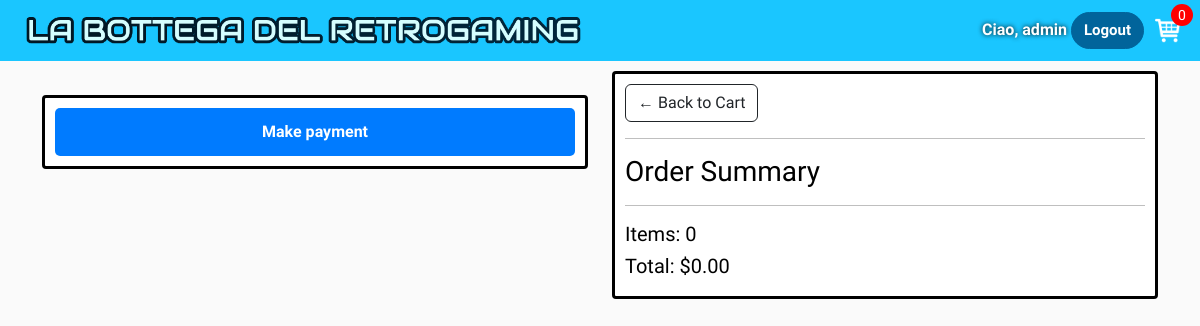
Before: /checkout/ (signed in) with the older database file.
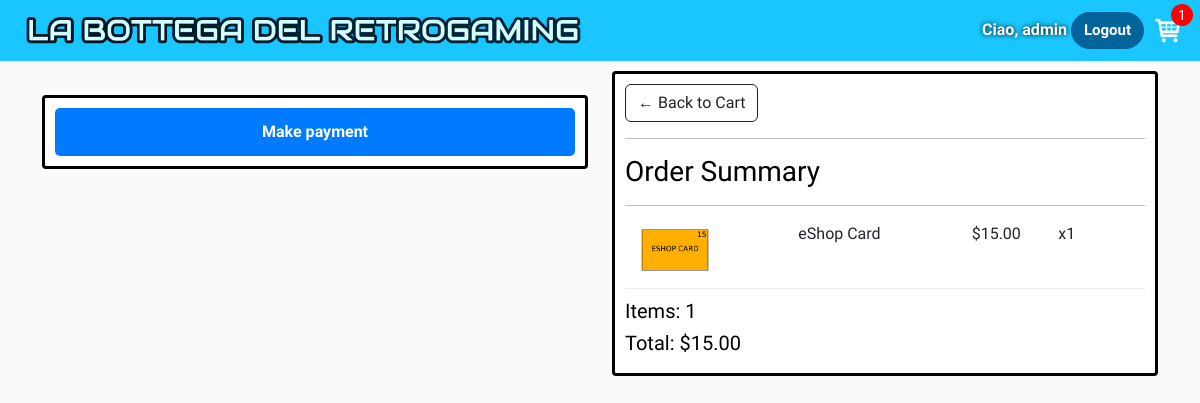
After: the same page with the newer database file.
### bottega_retrogaming/models.py (models this page shows, shortened)
class Order(models.Model):
    customer = models.ForeignKey(settings.AUTH_USER_MODEL, on_delete=models.SET_NULL, blank=True, null=True)
    date_ordered = models.DateTimeField(auto_now_add=True)
    complete = models.BooleanField(default=False)
    transaction_id = models.CharField(max_length=100, null=True)
    @property
    def get_cart_total(self):
        orderitems = self.orderitem_set.all()
        total = sum(item.get_total for item in orderitems)
        return total
    @property
    def get_cart_items(self):
        orderitems = self.orderitem_set.all()
        total = sum(item.quantity for item in orderitems)
        return total
    @property
    def shipping(self):
        shipping = False
        orderitems = self.orderitem_set.all()
        for item in orderitems:
            if not item.product.digital:
                shipping = True
        return shipping

class OrderItem(models.Model):
    product = models.ForeignKey(Product, on_delete=models.SET_NULL, null=True)
    order = models.ForeignKey(Order, on_delete=models.SET_NULL, null=True)
    quantity = models.IntegerField(default=0, null=True, blank=True)
    date_added = models.DateTimeField(auto_now_add=True)
    @property
    def get_total(self):
        total = self.product.price * self.quantity
        return total

class Product(models.Model):
    name = models.CharField(max_length=200)
    price = models.DecimalField(max_digits=10, decimal_places=2)
    digital = models.BooleanField(default=False, null=True, blank=True)
    image = models.ImageField(null=True, blank=True)
    @property
    def imageUrl(self):
        try:
            url = self.image.url
        except:
            url = ''
        return url

### bottega_retrogaming/views.py (the view)
# urls.py: path('checkout/', checkout, name="checkout"),
def checkout(request):
    data = cartData(request)
    cartItems = data['cartItems']
    order = data['order']
    items = data['items']
    context = {'items': items, 'order': order, 'cartItems': cartItems}
    return render(request, 'bottega_retrogaming/checkout.html', context)

### bottega_retrogaming/utils.py (called while the page is built)
def cartData(request):
    if request.user.is_authenticated:
        customer = request.user
        try:
            order = Order.objects.get(customer=customer, complete=False)
        except Order.DoesNotExist:
            order, created = Order.objects.get_or_create(customer=customer, complete=False)
        items = order.orderitem_set.all()
        cartItems = order.get_cart_items
    else:
        cookieData = cookieCart(request)
        cartItems = cookieData['cartItems']
        order = cookieData['order']
        items = cookieData['items']
    return {'cartItems': cartItems, 'order': order, 'items': items}

### user_management/models.py (called while the page is built)
    def __str__(self):
        if self.name:
            return self.name
        return self.username

### bottega_retrogaming/templates/bottega_retrogaming/checkout.html (shortened to what this page needs)
{% extends 'bottega_retrogaming/main.html' %}
{% load static %}
{% block content %}
    <div class="row checkout-black-style">
        <div class="col-lg-6">
            <br>
            <div class="box-element hidden" id="payment-info">
                <button id="make-payment" class="btn btn-proceed">Make payment</button>
            </div>
        </div>
        <div class="col-lg-6">
            <div class="box-element">
                <a class="btn btn-outline-dark" href="{% url 'cart' %}">&#x2190; Back to Cart</a>
                <hr>
                <h3>Order Summary</h3>
                <hr>
                {% for item in items %}
                    <div class="cart-row">
                        <div style="flex:2"><img class="row-image" src="{{ item.product.imageUrl }}" alt="checkout_prod_image"></div>
                        <div style="flex:2"><p>{{ item.product.name }}</p></div>
                        <div style="flex:1"><p>${{ item.product.price|floatformat:2 }}</p></div>
                        <div style="flex:1"><p>x{{ item.quantity }}</p></div>
                    </div>
                {% endfor %}
                <h5>Items: {{ order.get_cart_items }}</h5>
                <h5>Total: ${{ order.get_cart_total|floatformat:2 }}</h5>
            </div>
        </div>
    </div>
{% endblock content %}

### bottega_retrogaming/templates/bottega_retrogaming/main.html (shortened to what this page needs)
<!DOCTYPE html>
{% load static %}
<html lang="en">
<head>
    <link href="https://cdn.jsdelivr.net/npm/bootstrap@5.3.7/dist/css/bootstrap.min.css"
          rel="stylesheet"
>
    <link rel="stylesheet" type="text/css" href="{% static 'css/main.css' %}">
</head>
<body>
<nav class="navbar navbar-expand-lg navbar-dark bg-dark">
    <div class="container-fluid"><a class="navbar-brand" href="{% url 'store' %}">
        <img src="{% static 'images/bdretro_logo.png' %}" alt="Logo" class="logo-navbar">
    </a>
        <div class="collapse navbar-collapse" id="navbarSupportedContent">
            {% url 'login' as login_url %}
            <div class="form-inline my-2 my-lg-0 {% if request.path == login_url %}d-none{% endif %}">
                {% if user.is_authenticated %}
                    <span class="navbar-text mr-3">Ciao, {{ user.username }}</span>
                    <form method="post" action="{% url 'logout' %}" style="display: inline;">
                        <button type="submit" class="btn btn-logout">Logout</button>
                    </form>
                {% else %}
                    <a href="{% url 'login' %}" class="btn btn-login">Login</a>
                {% endif %}
                <a href="{% url 'cart' %}">
                    <img id="cart-icon" src="{% static 'images/cart.png' %}" alt="cart-icon">
                </a>
                <p id="cart-total">{{ cartItems }}</p>
            </div>
        </div>
    </div>
</nav>
<div class="container">
    {% block content %}
    {% endblock content %}
</div>
</body>
</html>

Changed rows visible on the page:
added OrderItem: product.imageUrl (picture), product.name "eShop Card", product.price "15.00", quantity "1"
computed for Order: get_cart_items "0" → "1"; get_cart_total "0.00" → "15.00"
Other visible differences:
{{ cartItems }}: "0" → "1"
